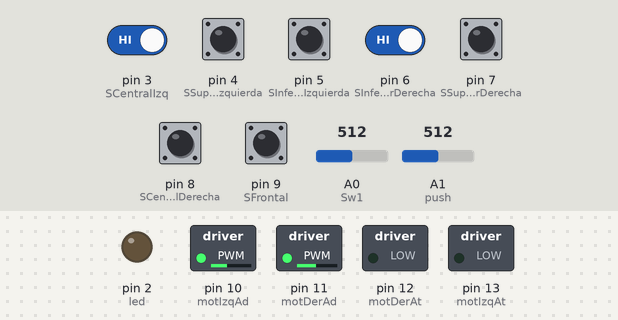
A sketch run on a simulated Arduino Uno, built with avr-gcc and run on an emulated ATmega328P. Parts: switched loads named in the sketch (green lamp = pin HIGH), output pins drawn as LEDs (lit = HIGH). The inputs (shaded band) are chosen by the test bench; at power-on: pin 3 (SCentralIzq), pin 4 (SSuperiorIzquierda), pin 5 (SInferiorIzquierda), pin 6 (SInferiorDerecha), pin 7 (SSuperiorDerecha), pin 8 (SCentralDerecha), pin 9 (SFrontal) HIGH, A0 (Sw1) = 512, A1 (push) = 512.

Above: at 1.25 s.
1.3 s: pin 3 (SCentralIzq) driven LOW
At 2.5 s:
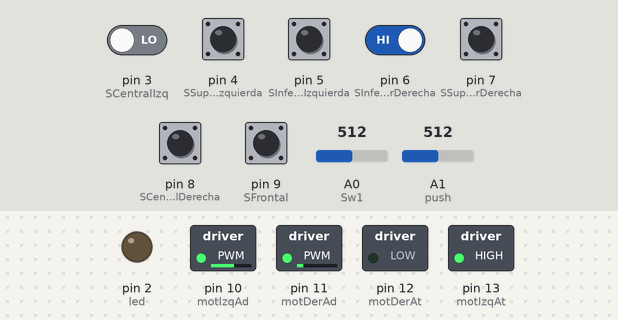
2.8 s: pin 4 (SSuperiorIzquierda) pulled LOW for 0.15 s
At 3.6 s:
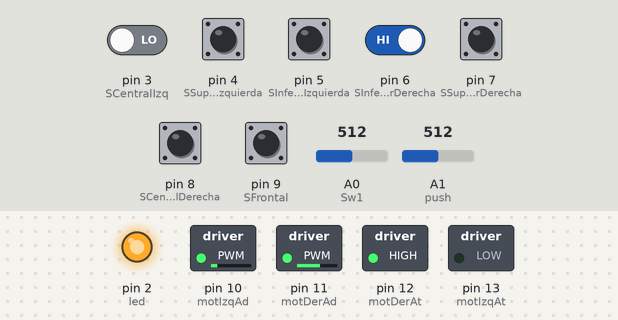
4.4 s: pin 7 (SSuperiorDerecha) pulled LOW for 0.15 s
At 5.6 s:
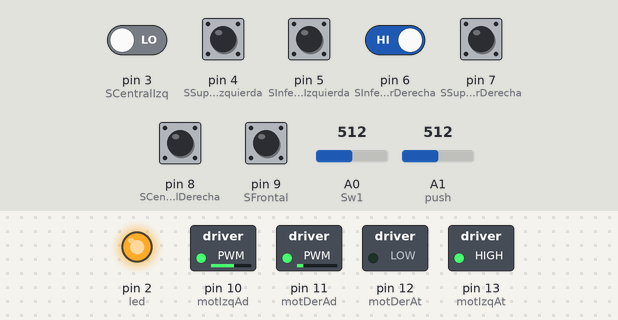
6.0 s: pin 4 (SSuperiorIzquierda) pulled LOW for 1 s
At 7.2 s:
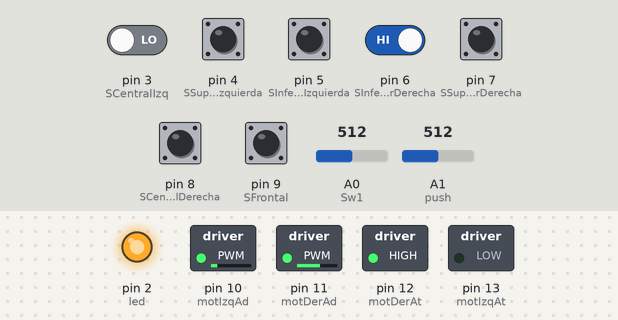
8.5 s: pin 7 (SSuperiorDerecha) pulled LOW for 1 s
At 9.0 s:
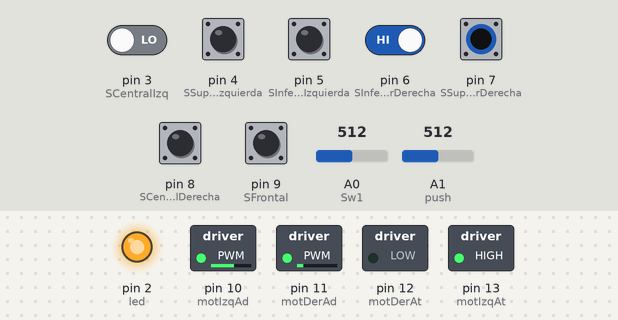
11.0 s: pin 4 (SSuperiorIzquierda) driven LOW and pin 6 (SInferiorDerecha) driven LOW
At 11.6 s:
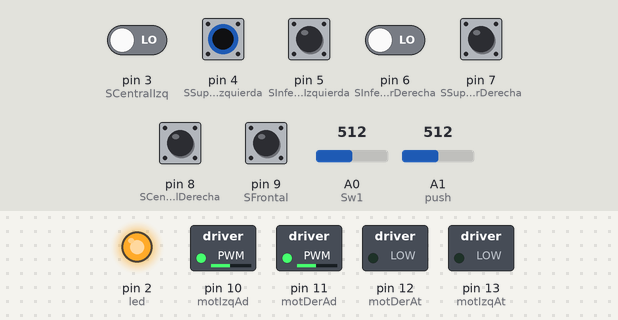
Timing chart, 0 to 13.5 s (numbered marks = the images above; inputs shaded):
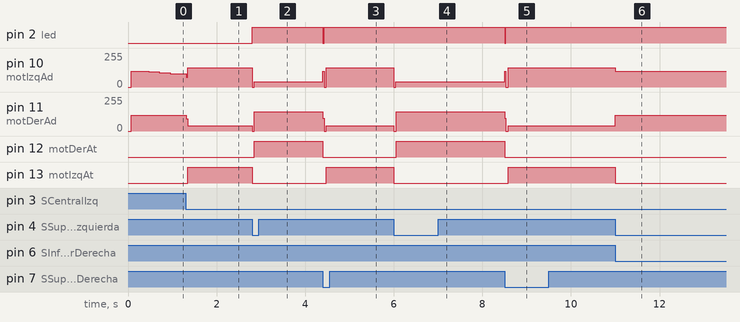

The sketch:

RobotLaberinto.ino
```cpp
#include<math.h>
const unsigned short SFrontal = 9, SCentralIzq = 3, SSuperiorIzquierda = 4, SInferiorIzquierda = 5, SCentralDerecha = 8, SSuperiorDerecha = 7, SInferiorDerecha = 6;
const unsigned short motDerAd = 11, motDerAt = 12, motIzqAd = 10, motIzqAt = 13, led = 2; //Configuración
const int Sw1 = A0, Sw2 = A2, push = A1; //Configuración
bool meta = false, correccion = false;
int ledState = LOW;
unsigned long t1;// ledState used to set the LED
unsigned long previousMillis = 0, time1 , costo ;        // will store last time LED was updated
const long interval = 300;
unsigned short v1 = 120, v2 = 40 ,dif1 = 0, learn = 5, v3 =50,v4=25;
int randomNumber;
float velocidad;
void setup()
{

  pinMode (SFrontal, INPUT);
  pinMode (SCentralIzq, INPUT);
  pinMode (SSuperiorIzquierda, INPUT);
  pinMode (SInferiorIzquierda, INPUT);
  pinMode (SCentralDerecha, INPUT);
  pinMode (SSuperiorDerecha, INPUT);
  pinMode (SInferiorDerecha, INPUT);
  pinMode (Sw1, INPUT);
  pinMode (Sw2, INPUT);
  pinMode (push, INPUT);
  pinMode (motDerAd, OUTPUT);
  pinMode (motDerAt, OUTPUT);
  pinMode (motIzqAd, OUTPUT);
  pinMode (motIzqAt, OUTPUT);
  pinMode (led, OUTPUT);

}
bool Frontal(){
  return !digitalRead(SFrontal);
  }
bool Central_I(){
  return !digitalRead(SCentralIzq);
  }
bool Central_D(){
  return !digitalRead(SCentralDerecha);
  }
bool Sup_I(){
  return !digitalRead(SSuperiorIzquierda);
  }
bool Sup_D(){
  return !digitalRead(SSuperiorDerecha);
  }
bool Inf_I(){
  return !digitalRead(SInferiorIzquierda);
  }
bool Inf_D(){
  return !digitalRead(SInferiorDerecha);
  }


void motorD(int w, int pwd)
{
  switch (w)
  {
    case 0:
      digitalWrite(11, LOW);
      digitalWrite(12, LOW);
      break;
    case 1:
      digitalWrite(12, LOW); //ADELANTE
      analogWrite(11, pwd);
      break;
    case 2:
      digitalWrite(12, HIGH); //ATRAS
      analogWrite(11, 255 - pwd);
      break;
  }
}


void motorI(int d, int pwi)
{
  switch (d)
  {
    case 0:
      digitalWrite(13, LOW);
      digitalWrite(10, LOW);
      break;
    case 1:
      digitalWrite(13, LOW);
      analogWrite(10, pwi);
      break;
    case 2:
      digitalWrite(13, HIGH);
      analogWrite(10, 255 - pwi);
      break;
  }
}
void apagar()
{
  motorD(0, 0);
  motorI(0, 0);
}

void giroDerecha(){

          motorI(1,v1);
          motorD(1,v1);
          t1 = millis();
          while(Inf_D()){}
          velocidad = 2.8 / (millis() - t1);
          delay(2.4 / velocidad);

          if(!Frontal() && !Sup_I() && !Sup_D() && !Central_I() && !Central_D() && !Inf_D() && !Inf_I())
          {
            apagar();
            meta=true;
            digitalWrite(led,LOW);
            return;
          }
          apagar();
          delay(50);
          motorI(1,v2);
          motorD(2,v2 + 70);
          delay(50);
          while(Sup_D()){}
          while(!Sup_D()){}

          time1 = millis();
  }

void giroIzquierda(){

            motorI(1,v1);
            motorD(1,v1);
            t1 = millis();
            while(Inf_I()){}
            velocidad = 2.8 / (millis() - t1);
            delay(2.4 / velocidad);

            if(!Frontal() && !Sup_I() && !Sup_D() && !Central_I() && !Central_D() && !Inf_D() && !Inf_I())
            {
              apagar();
              meta=true;
              digitalWrite(led,LOW);
              return;
            }

            apagar();
            delay(50);
            motorI(2,v2 + 70);
            motorD(1,v2);
            delay(50);
            while(Sup_I()){}
            while(!Sup_I()){}

            time1 = millis();
  }

void loop() {

while(analogRead(push)<200){}
  while(!meta){

      if(!Sup_D() || !Sup_I() && !Frontal()){
          delay(30);
        if(!Sup_D() && !Sup_I()){
          if((analogRead(0) % 2) == 0){
          giroIzquierda();}
          else {
          giroDerecha();}
          }

        if(!Sup_I() ){
          digitalWrite(led,HIGH);
          giroIzquierda();
          }
        if(!Sup_D() ){
          digitalWrite(led,HIGH);
           giroDerecha();
          }
    }


      if(Sup_I() && Sup_D() && Frontal() && Inf_D() && Inf_I()){

        digitalWrite(led,LOW);
        motorI(1,v2);
        motorD(1,v2);
        t1 = millis();
        while(!Central_D() || !Central_I()){}
        velocidad = 0.8 / (millis() - t1);
        delay(5.0 / velocidad);
        apagar();
        delay(50);
        motorI(1,v2);
        motorD(2,v2 +70);
        while(!Sup_D()){}
        while(Sup_D()){}
        apagar();
        time1 = millis();
        }

      if(Sup_I() && Sup_D() && !Central_I() && !Central_D() && !Frontal() && (Inf_I() || Inf_D())){
        digitalWrite(led,LOW);
        motorI(1,v1);
        motorD(1,v1);
        time1 = millis();
        }

      if(!Central_D() && !Inf_I()){
        digitalWrite(led,LOW);

        motorI(1,v1);
        motorD(2,v1);
//        while(Frontal() ){};
        time1 = millis();
        }
      if(!Central_I() && !Inf_D()){
        digitalWrite(led,LOW);

        motorI(2,v1);
        motorD(1,v1);

 //       while(Frontal()){};
        time1 = millis();
        }


      if(!Central_D()){
        digitalWrite(led,LOW);
        if(correccion){
          if ((time1 - millis()) < costo){
            dif1 = dif1 + learn;
            }
           costo = time1 - millis();
          }
        dif1 = constrain(dif1,0,v1);
        time1 = millis();
        correccion = false;
        motorI(1,v1);
        motorD(1,v1 - dif1);
        }

      if(!Central_I()){
        digitalWrite(led,LOW);
        if(!correccion){
          if ((time1 - millis()) < costo){
            dif1 = dif1 + learn;
            }
        costo = time1 - millis();
          }
        dif1 = constrain(dif1,0,v1);
        time1 = millis();
        correccion = true;
        motorI(1,v1 - dif1);
        motorD(1,v1);
        }
    }

while(analogRead(push)<200){

  unsigned long currentMillis = millis();
  if (currentMillis - previousMillis >= interval) {
      previousMillis = currentMillis;

      if (ledState == LOW) {
        ledState = HIGH;
      }
      else {
        ledState = LOW;
      }
      digitalWrite(led, ledState);
    }
}
meta = false;
//      if(Sup_I() && Sup_D() && !Central_I() && !Central_D() && !Frontal() && !Inf_I() && Inf_D()){
//        digitalWrite(led,HIGH);
//        delay(50);
//        digitalWrite(led,LOW);
//        delay(50);
//
//        }
//        else if(Sup_I() && Sup_D() && !Central_I() && !Central_D() && !Frontal() && Inf_I() && !Inf_D()){
//        digitalWrite(led,HIGH);
//        delay(40);
//        digitalWrite(led,LOW);
//        delay(300);
//
//          }
//        else if(Sup_I() && Sup_D() && !Central_I() && !Central_D() && !Frontal() && Inf_I() && Inf_D()){
//        digitalWrite(led,HIGH);
//        delay(20);
//
//
//          }
//        else if(Sup_I() && Sup_D() && !Central_I() && !Central_D() && !Frontal() && !Inf_I() && !Inf_D()){
//        digitalWrite(led,HIGH);
//        delay(300);
//        digitalWrite(led,LOW);
//        delay(40);
//
//          }
//        else{
//        digitalWrite(led,LOW);
//
//          }
}
```

Measured:
- after the input at 1.3 s, pin 11 (motDerAd): 119/255 → 40/255 at once; pin 13 (motIzqAt): LOW → HIGH after 0.05 s
- after the input at 2.8 s, pin 2 (led): LOW → HIGH at once; pin 10 (motIzqAd): 145/255 → 40/255 at once; pin 11 (motDerAd): 40/255 → 145/255 at once; pin 12 (motDerAt): LOW → HIGH after 0.05 s; pin 13 (motIzqAt): HIGH → LOW at once
- after the input at 4.4 s, pin 2 (led): HIGH → LOW at once, → HIGH 0.03 s later; pin 10 (motIzqAd): 40/255 → 145/255 at once; pin 11 (motDerAd): 145/255 → 40/255 at once; pin 12 (motDerAt): HIGH → LOW at once; pin 13 (motIzqAt): LOW → HIGH after 0.08 s
- after the input at 6.0 s, pin 10 (motIzqAd): 145/255 → 40/255 at once; pin 11 (motDerAd): 40/255 → 145/255 at once; pin 12 (motDerAt): LOW → HIGH after 0.05 s; pin 13 (motIzqAt): HIGH → LOW at once
- after the input at 8.5 s, pin 2 (led): HIGH → LOW at once, → HIGH 0.03 s later; pin 10 (motIzqAd): 40/255 → 145/255 at once; pin 11 (motDerAd): 145/255 → 40/255 at once; pin 12 (motDerAt): HIGH → LOW at once; pin 13 (motIzqAt): LOW → HIGH after 0.08 s
- after the input at 11.0 s, pin 10 (motIzqAd): 145/255 → 120/255 at once; pin 11 (motDerAd): 40/255 → 120/255 at once; pin 13 (motIzqAt): HIGH → LOW at once
